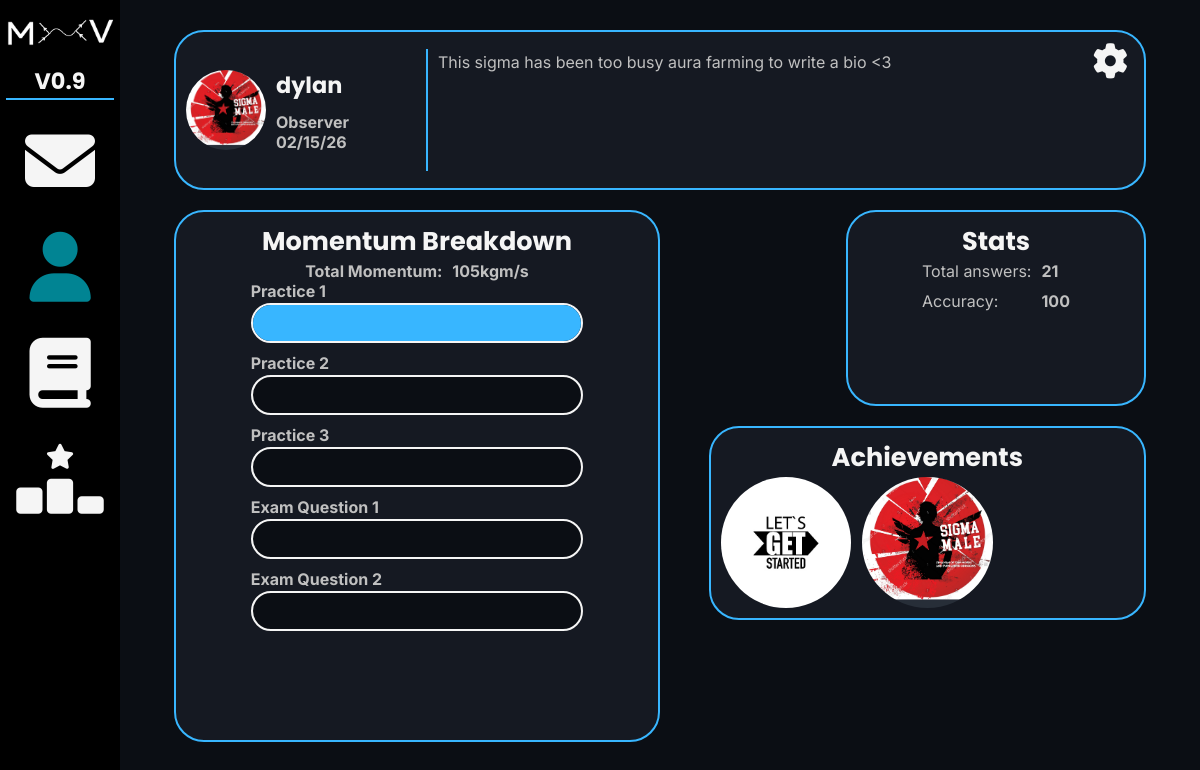
/home/1, run on the app's committed database.
### database/create_db.py (models this page shows)
class User(db.Model):
    __tablename__ = "users"
    user_id = db.Column(db.Integer, primary_key=True)
    username = db.Column(db.String(10), nullable=False)
    email = db.Column(db.String(254), nullable=False, unique=True)
    password_hash = db.Column(db.Integer)
    bio = db.Column(db.String(200), nullable=False)
    join_date = db.Column(db.DateTime, default=datetime.now)
    verified = db.Column(db.Boolean, default=False)
    code = db.Column(db.Integer, nullable=False)
    profile_picture = db.Column(db.String(255), default="keating_pfp.png")
    title = db.Column(db.String(67), default="Curious")
    temporary_password_hash = db.Column(db.Integer, default=67)
    stats = db.relationship(
        "Stats", uselist=False, back_populates="user", cascade="all, delete-orphan"
    )

### routes/home.py (the view)
@home_bp.route("/home/<int:id>")
def home(id):
    service = Home(id)
    user_data = service.user_data()
    answer_data = service.answer_data()
    momentum_data = service.momentum_data()
    profile_picture = service.profile_picture()
    return render_template(
        "home.html",
        user_data=user_data,
        answer_data=answer_data,
        momentum_data=momentum_data,
        id=id,
        profile_picture=profile_picture
    )

### database/select_db.py (called while the page is built)
    @staticmethod
    def get_all_momentum(id):
        user_stats = Stats.query.filter(Stats.user_id == id).first()
        return {
            "total": user_stats.total_momentum,
            "practice1": user_stats.practice1_momentum,
            "practice2": user_stats.practice2_momentum,
            "practice3": user_stats.practice3_momentum,
            "exam1": user_stats.exam1_momentum,
            "exam2": user_stats.exam2_momentum,
        }

    @staticmethod
    def get_answer_data(id):
        user_stats = Stats.query.filter(Stats.user_id == id).first()
        return {"total": user_stats.total_answers, "wrong": user_stats.wrong_answers}

    @staticmethod
    def get_user_data(id):
        user_stats = User.query.filter(User.user_id == id).first()
        return {
            "username": user_stats.username,
            "bio": user_stats.bio,
            "join_date": user_stats.join_date.strftime("%x"),
            "title": user_stats.title
        }

    @staticmethod
    def get_profile_picture(id):
        user = User.query.filter(User.user_id == id).first()
        return user.profile_picture

### services/home_service.py (called while the page is built)
    def answer_data(self):
        answers = Select.get_answer_data(self.id)
        if answers["total"] != 0:
            accuracy = int(
                ((answers["total"] - answers["wrong"]) / answers["total"]) * 100
            )
        else:
            accuracy = 0
        return {"total": answers["total"], "accuracy": accuracy}

    def momentum_data(self):
        data = Select.get_all_momentum(self.id)
        for key in data:
            if key == "total":  # Don't want to convert total to a percentage
                continue
            data[key] = self.to_percent(data[key], data["total"])
        return data

    def to_percent(self, data, total):
        if total != 0:
            return 100 * (data / total)
        else:
            return 0

    def user_data(self):
        return Select.get_user_data(self.id)

    def profile_picture(self):
        return Select.get_profile_picture(self.id)

### templates/home.html (shortened to what this page needs)
{% extends "joined.html" %} {% block style2 %}
<link rel="stylesheet" href="{{url_for('static', filename='css/home.css')}}" />
{% endblock %} {% block main %}
<main>
	<div id="top-div" class="card">
		<div id="profile-div">
			<img
				id="profile-picture"
				src="{{url_for('static', filename='images/profile_pictures/' + profile_picture)}}"
			/>
			<div id="profile-details-div">
				<h3 id="username">{{ user_data.username }}</h3>
				<h4 id="title">{{ user_data.title }}</h4>
				<h4 id="join-date">{{ user_data.join_date }}</h4>
			</div>
		</div>
		<div class="vertical-bar"></div>
		<p id="bio">{{ user_data.bio }}</p>
		<a href="/profile-settings/{{ id }}" class="header-link"><i class="fa-solid fa-gear" id="settings-link"></i></a>
	</div>
	<div id="bottom-div">
		<div id="momentum-div" class="card">
			<h2>Momentum Breakdown</h2>
			<div id="total-momentum-div">
				<h4 id="total-momentum">Total Momentum:</h4>
				<h4>{{ momentum_data.total }}kgm/s</h4>
			</div>
			<div class="bar-div">
				<h4 class="bar-title">Practice 1</h4>
				<div class="bar-container">
					<div id="practice1" class="bar"></div>
				</div>
			</div>
			<div class="bar-div">
				<h4 class="bar-title">Practice 2</h4>
				<div class="bar-container">
				</div>
			</div>
			<div class="bar-div">
				<h4 class="bar-title">Practice 3</h4>
				<div class="bar-container">
				</div>
			</div>
			<div class="bar-div">
				<h4 class="bar-title">Exam Question 1</h4>
				<div class="bar-container">
				</div>
			</div>
			<div class="bar-div">
				<h4 class="bar-title">Exam Question 2</h4>
				<div class="bar-container">
				</div>
			</div>
		</div>
		<div id="right-div">
			<div id="stats-div" class="card">
				<h2>Stats</h2>
				<div id="stats-display-div">
					<div id="stat-type-div">
						<p class="row1">Total answers:</p>
						<p>Accuracy:</p>
					</div>
					<div id="stat-data-div">
						<h4 id="total-answers" class="row1">{{ answer_data.total }}</h4>
						<h4 id="accuracy">{{ answer_data.accuracy }}</h4>
					</div>
				</div>
			</div>
			<div id="achievements-div" class="card">
				<h2>Achievements</h2>
				<div id="achievements-table"></div>
			</div>
		</div>
	</div>
</main>
{% endblock %}

### templates/joined.html (shortened to what this page needs)
{% extends "base.html" %} {% block style %}
<link
	rel="stylesheet"
	href="{{ url_for('static', filename='css/joined.css') }}"
/>
<link
	rel="stylesheet"
	href="https://cdnjs.cloudflare.com/ajax/libs/font-awesome/6.5.0/css/all.min.css"
/>
{% block style2 %}{% endblock %} {% endblock %} {% block content %}
<body>
	<header>
		<div id="logo-div">
			<img
				id="MxV-logo"
				src="{{ url_for('static', filename='images/MxVlogo.png')}}"
				alt="MxV logo."
				title="Mass x Velocity"
			/>
			<h3>V0.9</h3>
			<div class="horizontal-bar"></div>
		</div>
		<div id="nav-div">
			<a href="mailto:dylan08code@gmail.com" target="_blank"
				><i class="fa-solid fa-envelope" id="mail"></i
			></a>
			<a href="/home/{{ id }}"><i class="fa-solid fa-user" id="home"></i></a>
			<a href="/topics/{{ id }}"
				><i class="fa-solid fa-book" id="topics"></i
			></a>
			<a href="/leaderboard/{{ id }}"><i class="fa-solid fa-ranking-star" id="leaderboard"></i></a>
		</div>
	</header>
	{% block main %}{% endblock %} {% endblock %}

### templates/base.html (shortened to what this page needs)
<!doctype html>
<html>
	<head>
		<link
			rel="stylesheet"
			href="{{url_for('static', filename='css/styles.css')}}"
		/>
		{% block style %}{% endblock %}
	</head>
	{% block content %}{% endblock %}
</html>

### static/css/styles.css (style rules this page uses)
:root { --bg: #0b0e14; --card: #151922; --border: #38b6ff; --button: #018493; --primary: #f5f5f5; --secondary: #c0c0c0; --input: #1c2028; --error: #b71c1c; }
* { margin: 0; padding: 0; box-sizing: border-box; }
html, body { width: 100%; overflow-x: hidden; height: 100vh; background: var(--bg); }
header { background-color: black; width: 10vw; height: 100vh; position: fixed; z-index: 10; display: flex; flex-direction: column; align-items: center; justify-content: space-around; }
header a, .header-link { transition: 0.3s ease-in-out; }
h1, h2, h3, button, header a, .dropdown, .header-link, input[type="submit"], .button { font-family: "Poppins", system-ui, sans-serif; font-size: 2.2rem; color: var(--primary); }
h2 { font-size: 1.6rem; }
h3, button, header a, .dropdown, input[type="submit"], .button { font-size: 1.4rem; }
p, h4, input[type="email"], input[type="password"], input[type="text"], input[type="file"], textarea, a, input[type="float"] { font-family: "Inter", system-ui, sans-serif; font-size: 1rem; color: var(--secondary); }
h4 { font-weight: bold; }
.card { background-color: var(--card); padding: 0.625rem; border: 2px solid var(--border); border-radius: 1.875rem; }
.vertical-bar { width: 2px; height: 90%; background-color: var(--border); }
.horizontal-bar { width: 90%; height: 2px; background-color: var(--border); }

### static/css/joined.css (style rules this page uses)
header { justify-content: flex-start; }
header a { font-size: 4.375rem; }
#logo-div { display: flex; flex-direction: column; align-items: center; margin-bottom: 0.625rem; }
#MxV-logo { width: 100%; }
#nav-div { display: flex; flex-direction: column; align-items: center; }
main { display: flex; flex-direction: column; align-items: center; justify-content: center; width: 90vw; height: 100vh; margin-left: 10vw; }

### static/css/home.css (style rules this page uses)
:root { --bar: #0b0e14; --bar-border: #f5f5f5; --bar-fg: #38b6ff; --selected-fg: #018493; }
#home { color: var(--selected-fg); }
#top-div, #bottom-div { width: 90%; display: flex; }
#top-div { margin-bottom: 1.25rem; height: 20vh; align-items: center; position: relative; }
#bottom-div { height: 70vh; justify-content: space-between; }
#profile-div { display: flex; align-items: center; width: 20vw; }
#profile-picture, .achievement-img { width: 10vh; height: 10vh; border-radius: 50%; margin-right: 0.625rem; aspect-ratio: 1 / 1; object-fit: cover; }
#profile-details-div { height: 90%; display: flex; flex-direction: column; margin-right: 0.625rem; }
#username { margin-bottom: 0.625rem; }
#bio { margin-left: 0.625rem; height: 85%; }
#settings-link { position: absolute; top: 0.67rem; right: 1rem; }
#momentum-div, #stats-div { width: 50%; height: 95%; display: flex; flex-direction: column; align-items: center; }
#total-momentum-div { display: flex; align-items: center; }
#total-momentum { margin-right: 0.625rem; }
.bar-div { width: 90%; margin-bottom: 0.625rem; }
.bar-title { padding-left: 10%; }
.bar-container { background-color: var(--bar); border: 2px solid var(--bar-border); width: 80%; border-radius: 9999px; height: 5vh; margin-top: 0.125rem; margin-left: 10%; margin-right: 10%; }
.bar { height: 100%; background-color: var(--bar-fg); border-radius: 9999px; }
#right-div { width: 50%; height: 100%; display: flex; flex-direction: column; align-items: flex-end; justify-content: flex-start; }
#stats-div { width: 25vw; height: 35%; }
#stats-display-div { display: flex; }
#stat-type-div { margin-right: 10px; }
.row1 { margin-bottom: 10px; }
#achievements-div { width: 90%; margin-top: 1.25rem; display: flex; flex-direction: column; align-items: center; justify-content: center; }
#achievements-table { width: 100%; display: grid; grid-template-columns: 1fr 1fr 1fr; gap: 0.67rem; }

### data on the page
User: profile_picture (picture), username "dylan", title "Observer", bio "This sigma has been too busy aura farming to write a bio <3"

### other printed values
{{ user_data.join_date }} "02/15/26"
{{ momentum_data.total }} "105"
{{ answer_data.total }} "21"
{{ answer_data.accuracy }} "100"
